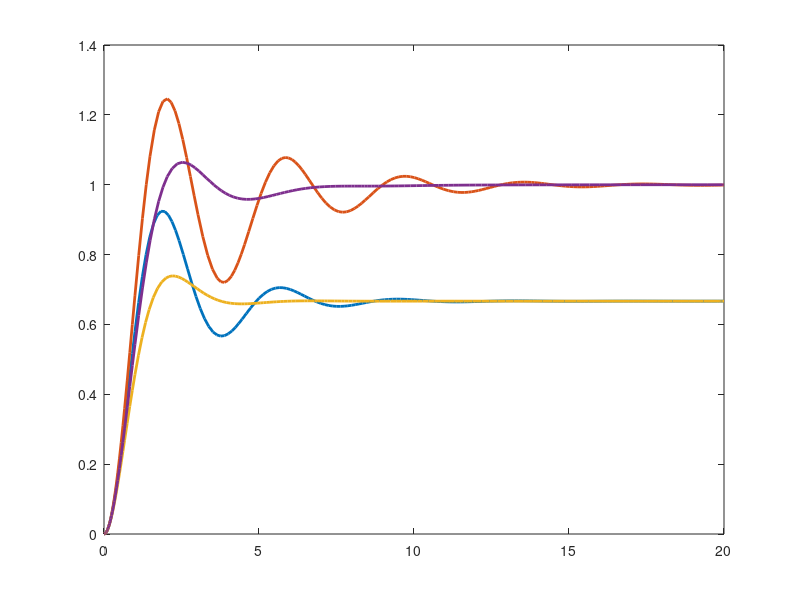

Write the MATLAB code that produced this figure. (Note: this script raises an error after producing the figure.)
%% PID制御の応答比較（P / PI / PID）
% 2次遅れプラント $\ddot y + \dot y + y = u$ を制御し、単位ステップ応答を比較します。
% コントローラ: $u = K_p e + K_i \int e\,dt + K_d \dot e$（$e = r - y$）
%
% このスクリプトでは、下の Kp / Ki / Kd を書き換えて実行すると、
% 同じゲインを使った P・PI・PID の3応答を重ねて表示します。

%% ゲイン設定
% ここの値を変更して実行してください。
Kp = 2.0;   % 比例ゲイン
Ki = 1.0;   % 積分ゲイン
Kd = 1.0;   % 微分ゲイン

%% プラントとコントローラの定義
r     = 1;              % 目標値（ステップ入力）
tspan = [0, 20];
s0    = [0; 0; 0];      % 状態: [y; ydot; ∫e dt]

% プラント: ÿ + ẏ + y = u（微分は測定値微分でキック回避: ė = -ẏ）
odef = @(t, s, kp, ki, kd) [ ...
    s(2); ...
    -s(2) - s(1) + ( kp*(r - s(1)) + ki*s(3) - kd*s(2) ); ...
    r - s(1) ];

%% 4パターンの数値積分
[tP,  yP ] = ode45(@(t,s) odef(t,s, Kp, 0,  0 ), tspan, s0);   % P
[tI,  yI ] = ode45(@(t,s) odef(t,s, Kp, Ki, 0 ), tspan, s0);   % PI
[tPD, yPD] = ode45(@(t,s) odef(t,s, Kp, 0,  Kd), tspan, s0);   % PD
[tD,  yD ] = ode45(@(t,s) odef(t,s, Kp, Ki, Kd), tspan, s0);   % PID

fprintf('Kp=%.1f Ki=%.1f Kd=%.1f | 定常偏差  P=%.3f  PI=%.3f  PD=%.3f  PID=%.3f\n', ...
    Kp, Ki, Kd, r - yP(end,1), r - yI(end,1), r - yPD(end,1), r - yD(end,1));

%% グラフ表示
figure;
plot(tP,  yP(:,1),  '-', 'LineWidth', 2); hold on;
plot(tI,  yI(:,1),  '-', 'LineWidth', 2);
plot(tPD, yPD(:,1), '-', 'LineWidth', 2);
plot(tD,  yD(:,1),  '-', 'LineWidth', 2);
yline(r, 'k--', 'LineWidth', 1);
hold off; grid on; ylim([0, 1.8]);
legend('P', 'PI', 'PD', 'PID', '目標 r', 'Location', 'southeast');
xlabel('時間  t  [s]', 'FontSize', 12);
ylabel('出力  y', 'FontSize', 12);
title(sprintf('PID応答比較   K_p=%.1f,  K_i=%.1f,  K_d=%.1f', Kp, Ki, Kd), 'FontSize', 12);

%% 理論解説
% * P  （比例）      ：速いが定常偏差（オフセット）が残る
% * PI （比例＋積分） ：定常偏差をゼロにするが、振動・行き過ぎを招きやすい
% * PD （比例＋微分） ：オーバーシュートを抑えるが、積分が無いためオフセットは残る（Pと同じ）
% * PID（比例＋積分＋微分）：偏差ゼロかつ振動も抑制したバランスの良い応答
%
% Ki=0 にすると P / PD 相当となり、最終値が r=1 に届かずオフセットが残ります。
% Kd を上げると PD・PID の行き過ぎが減り、Ki を上げると偏差が消えます。
